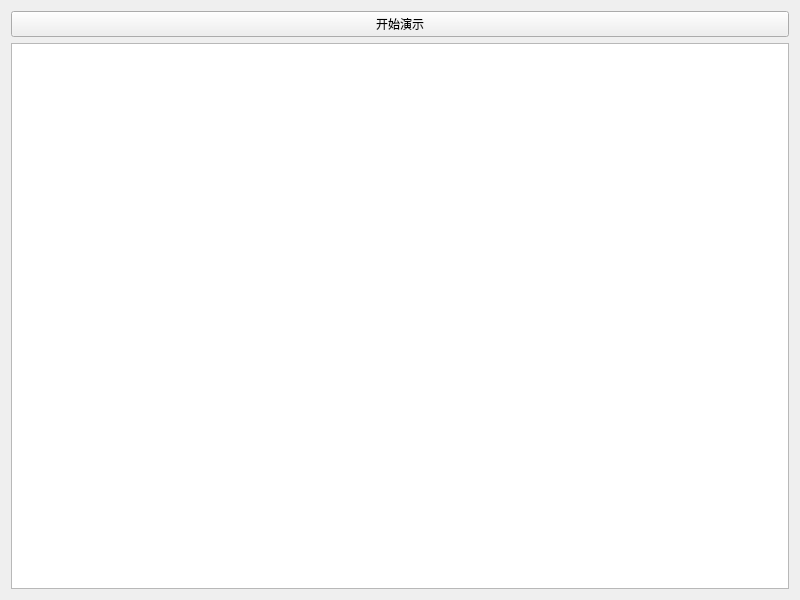
<?xml version="1.0" encoding="UTF-8"?>
<ui version="4.0">
 <class>Widget</class>
 <widget class="QWidget" name="Widget">
  <property name="geometry">
   <rect>
    <x>0</x>
    <y>0</y>
    <width>800</width>
    <height>600</height>
   </rect>
  </property>
  <property name="windowTitle">
   <string>条件变量教学演示</string>
  </property>
  <layout class="QVBoxLayout" name="verticalLayout">
   <item>
    <widget class="QPushButton" name="startButton">
     <property name="text">
      <string>开始演示</string>
     </property>
    </widget>
   </item>
   <item>
    <widget class="QTextEdit" name="logEdit">
     <property name="readOnly">
      <bool>true</bool>
     </property>
    </widget>
   </item>
  </layout>
 </widget>
 <resources/>
 <connections/>
</ui>
